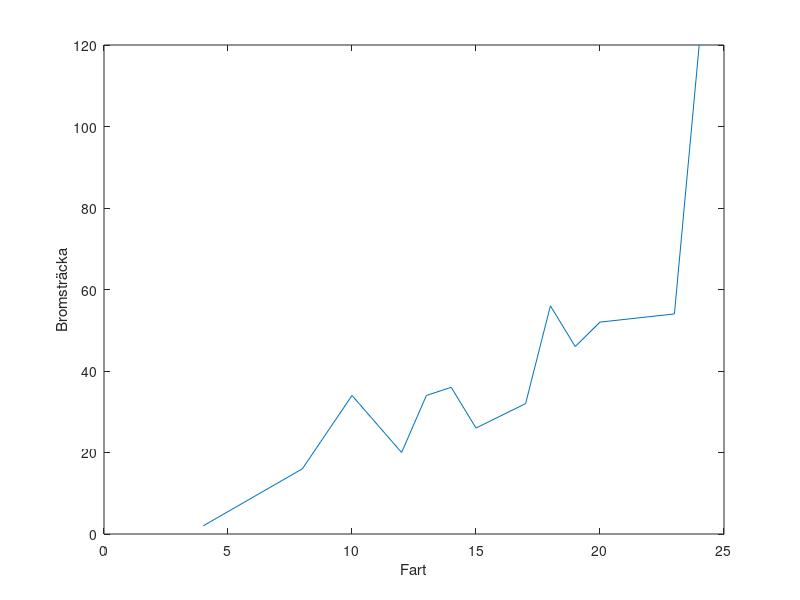
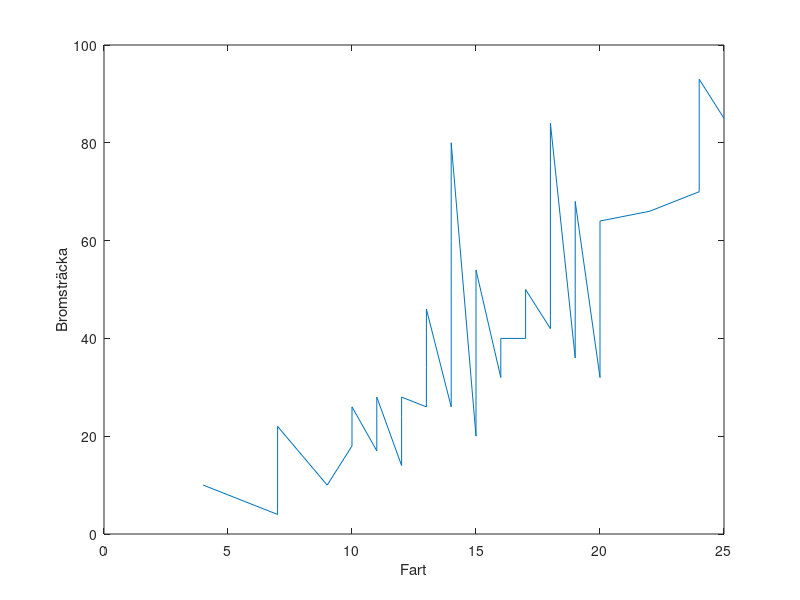

Reproduce these figures in MATLAB, in order. (Note: this script raises an error after producing the figures.)
clear
load BrakingDataSet
figure(1);
plot(X_test,Y_test)
xlabel('Fart')
ylabel('Bromsträcka') 
hold on
figure(2);
plot(X_train,Y_train)
xlabel('Fart')
ylabel('Bromsträcka') 
% är mätningarna rimliga?
%%
%först konstruera tränings data i X och y train
clear
load BrakingDataSet
% X variabeln
X_train = [ones(size(X_train)),X_train];
X_test = [ones(size(X_test)),X_test];
% theta skapning, utlöser en function
theta = X\Y_train;
% Väljer specifika theta
theta_1 = theta(1);
theta_2 = theta(2);

% x input
x = linspace(0,30,200);
% y funktionen
y_pred = theta_1 + theta_2 * x;
% plot 
plot(x,y_pred)
hold on;
plot(X_train,Y_train,'+')
plot(X_test,Y_test,'x')
hold off;

y_train_pred = X_train * theta; 
y_test_pred = X_test * theta; 

rmse_train = sqrt(mean((Y_train - y_train_pred).^2))
rmse_train_2 = sqrt(mean((Y_test - y_test_pred)))











%%
scatter(x_data, y_data, 'b', 'filled');
hold on;

% Plot the regression line
x_range = linspace(min(x_data), max(x_data), 100);
y_range = theta0_hat + theta1_hat * x_range;
plot(x_range, y_range, 'r-', 'LineWidth', 2);

% Add labels and legend
xlabel('x');
ylabel('y');
title('Linear Regression Fit');
legend('Data Points', 'Regression Line', 'Location', 'best');
grid on;
hold off;

